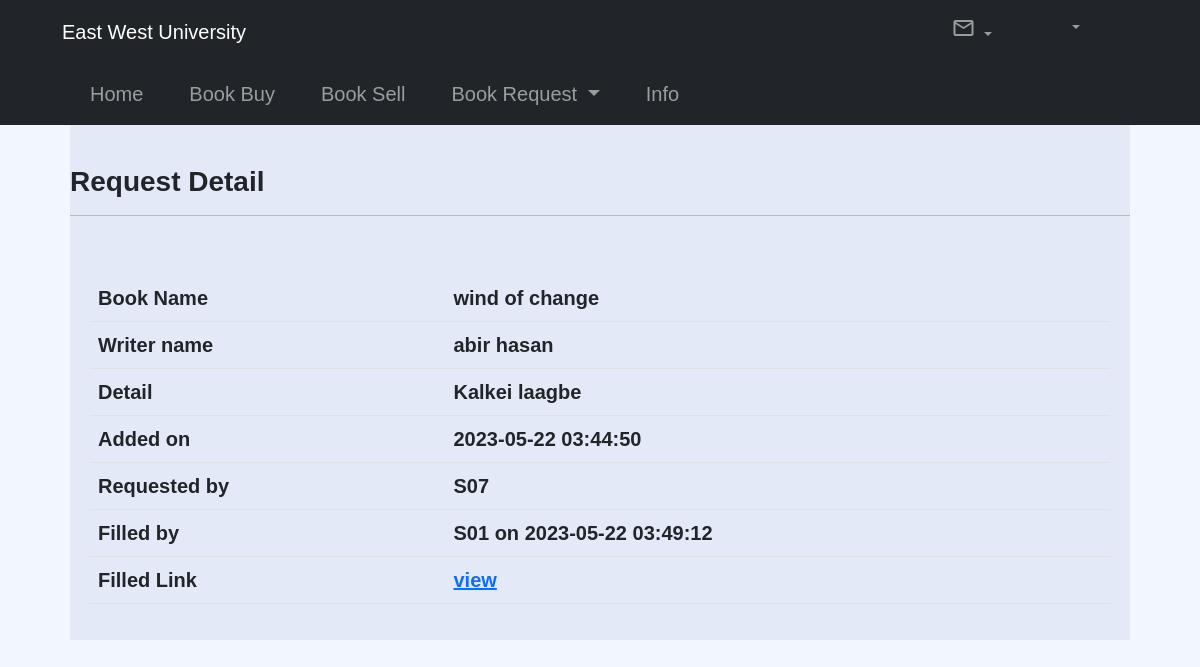
Screenshot of /www/userView/req_detail.php?req_id=8 (signed in) with the database file from the repository.
### tables this page shows
CREATE TABLE `req_book` (
  `req_id` int(11) NOT NULL,
  `book_name` varchar(400) NOT NULL,
  `writer_name` varchar(400) NOT NULL,
  `book_detail` varchar(4000) NOT NULL,
  `date` datetime NOT NULL DEFAULT current_timestamp(),
  `req_student_id` varchar(15) NOT NULL
);

CREATE TABLE `req_fulfill` (
  `fulfill_id` int(11) NOT NULL,
  `req_id` int(11) NOT NULL,
  `fill_by_student_id` varchar(15) NOT NULL,
  `fill_date` datetime NOT NULL DEFAULT current_timestamp(),
  `link` varchar(400) NOT NULL
);

### www/server/config.php (called while the page is built, shortened)
<?php
$version = time();
?>

### www/userView/req_detail.php (the view, shortened to what this page needs)
<?php
require '../server/config.php';
    if ( $_SERVER['REQUEST_METHOD'] == 'GET') {
        if( !isset($_GET["req_id"]) ){
            header('location:home.php');
            exit;
        } else{
            $req_id = $_GET["req_id"];
            $sql = "SELECT * FROM `req_book` WHERE `req_id` = '$req_id'";
            $result = mysqli_query($conn, $sql);
            $req_fill = "SELECT * FROM `req_fulfill` WHERE `req_id` = '$req_id'";
            $result_req_fill = mysqli_query($conn, $req_fill);
        }
    } else {
        header('location:home.php');
    }
?>
<!doctype html>
<html lang="en">
<head>
<link rel="stylesheet" href="../css/main.css?v=<?=$version?>">
<link href="https://cdn.jsdelivr.net/npm/bootstrap@5.2.3/dist/css/bootstrap.min.css" rel="stylesheet">
</head>
<body style="background-color: #f2f6ff;">
    <nav class="navbar navbar-expand-lg navbar-dark bg-dark">
        <div class="container-fluid" style="margin-left:50px">
            <a class="navbar-brand" href="#">East West University</a>
            <ul class="navbar-nav" style="margin-right:100px">
                <a href="" class="text-dark mx-3">
                    <i class="fas fa-envelope fa-2x"></i>
                </a>
                <li class="nav-item dropdown" style="margin-right: 30px;">
                    <a class="nav-link dropdown-toggle" href="#" id="navbarDarkDropdownMenuLink" role="button" data-bs-toggle="dropdown" aria-expanded="false" style="margin-right: 30px;">
                        <span class="material-symbols-outlined">
                        </span>
                    </a>
                </li>
                <li class="nav-item dropdown">
                    <a class="nav-link dropdown-toggle" href="#" id="navbarDarkDropdownMenuLink" role="button" data-bs-toggle="dropdown" aria-expanded="false">
                    </a>
                </li>
            </ul>
        </div>
    </nav>
<div style="font-size:20px;">
    <nav class="navbar navbar-expand-lg navbar-dark bg-dark">
        <div class="container-fluid" style="margin-left:70px;">
            <div class="collapse navbar-collapse" id="navbarNav">
                <ul class="navbar-nav">
                    <li class="nav-item">
                        <a class="nav-link" aria-current="page" href="home.php">Home</a>
                    </li>
                    <li class="nav-item"  style="margin-left:30px">
                        <a class="nav-link" href="bookBuy.php">Book Buy</a>
                    </li>
                    <li class="nav-item"  style="margin-left:30px">
                        <a class="nav-link" href="bookSell.php">Book Sell</a>
                    </li>
                    <li class="nav-item dropdown" style="margin-left:30px">
                        <a class="nav-link dropdown-toggle" href="#" role="button" data-bs-toggle="dropdown" aria-expanded="false">
                            Book Request
                        </a>
                    </li>
                    <li class="nav-item"  style="margin-left:30px">
                        <a class="nav-link" href="info.php">Info</a>
                    </li>
                </ul>
            </div>
        </div>
    </nav>
</div>
<section style="font-size:20px; margin-left:70px; margin-right: 70px; background-position: center;
    background-size: cover;
    background-color: #E4E9F7;
    height: 100%;">
    <h3 style="text-align:left; padding-top:40px;"><b>Request Detail</b></h3>
    <hr>
    <div class="my-4" style="padding:20px;">
        <b>
            <table class="col s12 table bordered reqshow-table" style="margin-top: 15px;">
                <tbody>
                    <?php
                        if ($result->num_rows > 0) {
                            while($row = $result->fetch_assoc()){
                                echo"
                                    <div>
                                        <tr>
                                        <td>Book Name</td>
                                        <td>$row[book_name]</td>
                                        </tr>
                                        <tr>
                                            <td>Writer name</td>
                                            <td>$row[writer_name]</td>
                                        </tr>
                                        <tr>
                                            <td>Detail</td>
                                            <td>$row[book_detail]</td>
                                        </tr>
                                        <tr>
                                            <td>Added on</td>
                                            <td>$row[date]</td>
                                        </tr>
                                        <tr>
                                            <td>Requested by</td>
                                            <td>$row[req_student_id]</td>
                                        </tr>
                                    </div>
                                ";
                            }
                        }
                        if ($result_req_fill ->num_rows > 0) {
                            while($row = $result_req_fill->fetch_assoc()){
                                echo"
                                    <div>
                                        <tr>
                                            <td>Filled by</td>
                                            <td>$row[fill_by_student_id] on $row[fill_date]</td>
                                        </tr>
                                        <tr>
                                            <td>Filled Link</td>
                                            <td><a href='$row[link]'> view </a></td>
                                        </tr>
                                    </div>
                                ";
                            }
                        }
                    ?>
                </tbody>
            </table>
        </b>
    </div>
</section>
</body>
</html>

### www/css/main.css (style rules this page uses)
* { margin: 0; padding: 0; font-family: 'Source Sans Pro', sans-serif; box-sizing: border-box; }

### rows the page displays
req_book: book_name "wind of change", writer_name "abir hasan", book_detail "Kalkei laagbe", date "2023-05-22 03:44:50", req_student "S07"
req_fulfill: fill_by_student "S01", fill_date "2023-05-22 03:49:12"
